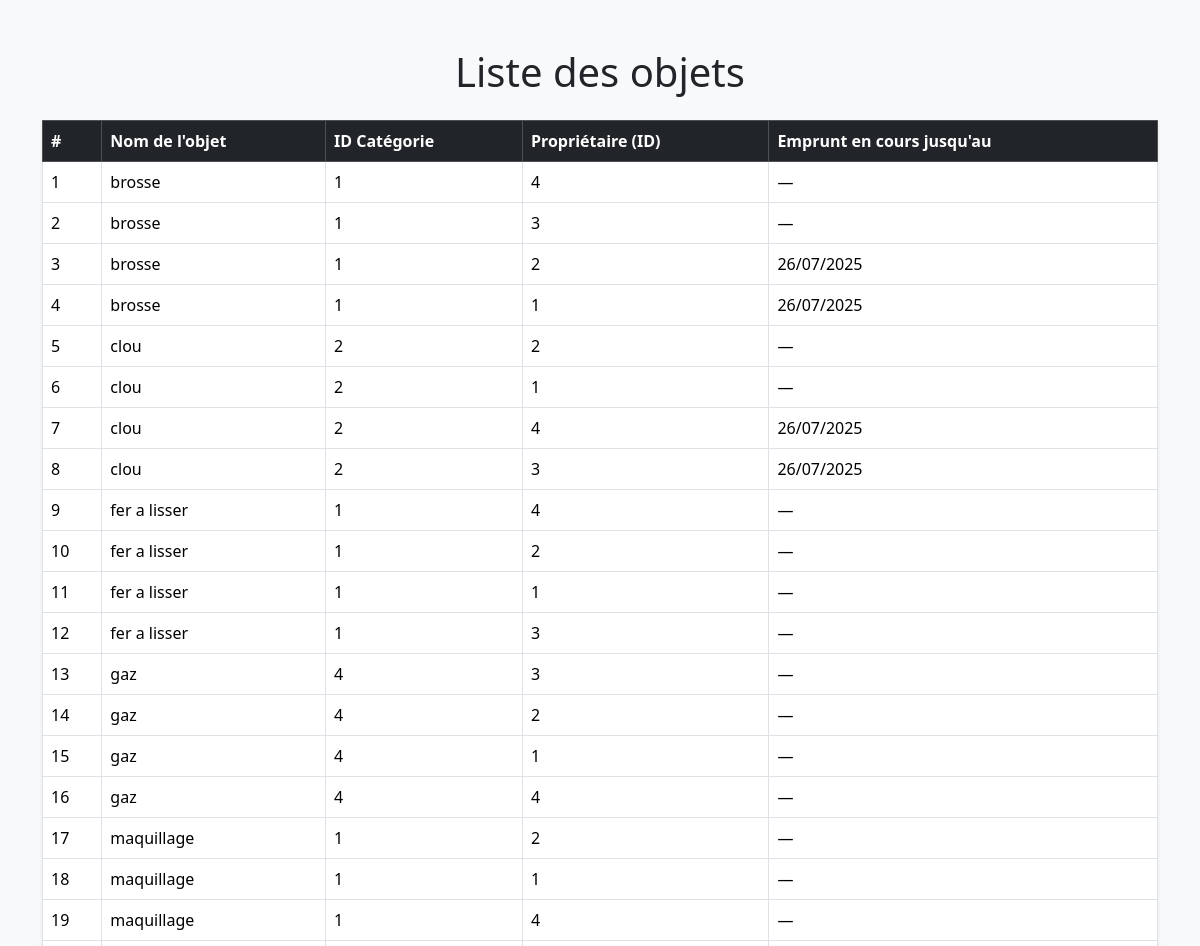
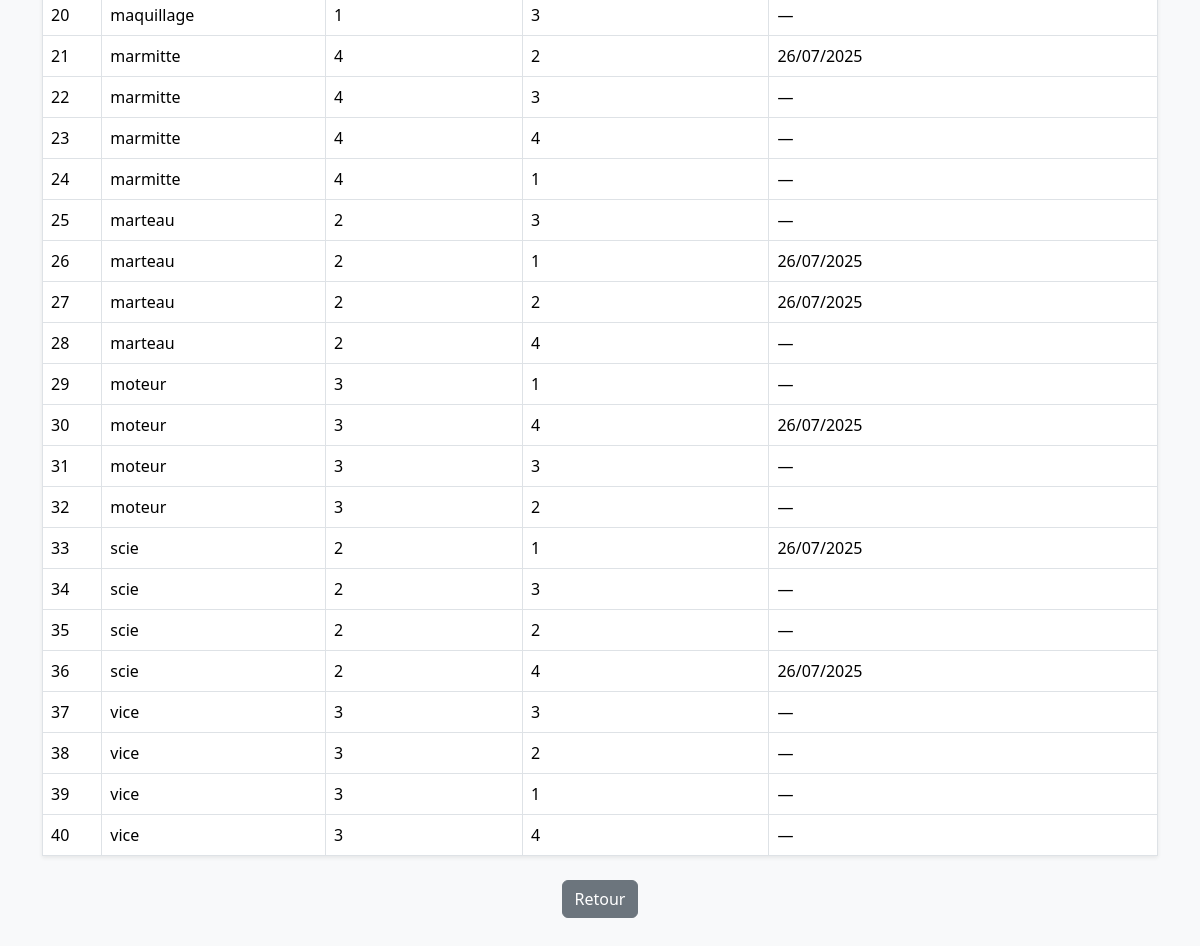
The app's page /pages/liste.php with its own data (2 pictures, top to bottom).
### tables this page shows
CREATE TABLE ExamS2_objet (
    id_objet  INT,
    nom_objet VARCHAR(100),
    id_categorie INT,
    id_membre  INT
);

CREATE TABLE ExamS2_emprunt (
    id_emprunt  INT,
    id_objet  INT,
    id_membre  INT,
    date_emprunt DATE,
    date_retour DATE
);

### inc/connexion.php (called while the page is built, shortened)
<?php
function connex()
{
    static $connex = null;
    if ($connex === null) {
        $connex = mysqli_connect('172.60.0.15', 'ETU004030', 'qmVBAuAk', 'db_s2_ETU004030');
        mysqli_set_charset($connex, 'utf8mb4');
    }
    return $connex;
}

### inc/function.php (called while the page is built, shortened)
<?php
require("connexion.php");
function get_all_objects()
{
    $sql = "SELECT
                o.id_objet,
                o.nom_objet,
                o.id_categorie,
                o.id_membre,
                e.date_retour
            FROM ExamS2_objet o
            LEFT JOIN ExamS2_emprunt e
                ON o.id_objet = e.id_objet
                AND (e.date_retour IS NULL OR e.date_retour > CURRENT_DATE)
            ORDER BY o.nom_objet ASC";
    $req = mysqli_query(connex(), $sql);
    $result = array();
    while ($row = mysqli_fetch_assoc($req)) {
        $result[] = $row;
    }
    return $result;
}
?>

### pages/liste.php (the view, shortened to what this page needs)
<?php
require('../inc/function.php');
$objets = get_all_objects();
?>
<!DOCTYPE html>
<html lang="fr">
<head>
    <link rel="stylesheet" href="../assets/bootstrap-5.3.5-dist/css/bootstrap.min.css">
</head>
<body class="bg-light">
<div class="container py-5">
    <h1 class="text-center mb-4"> Liste des objets</h1>
    <table class="table table-bordered table-hover shadow-sm bg-white">
        <thead class="table-dark">
            <tr>
                <th>#</th>
                <th>Nom de l'objet</th>
                <th>ID Catégorie</th>
                <th>Propriétaire (ID)</th>
                <th> Emprunt en cours jusqu'au</th>
            </tr>
        </thead>
        <tbody>
            <?php foreach ($objets as $index => $objet): ?>
                <tr>
                    <td><?= $index + 1 ?></td>
                    <td><?= htmlspecialchars($objet['nom_objet']) ?></td>
                    <td><?= $objet['id_categorie'] ?></td>
                    <td><?= $objet['id_membre'] ?></td>
                    <td>
                        <?= $objet['date_retour'] ? date('d/m/Y', strtotime($objet['date_retour'])) : '—' ?>
                    </td>
                </tr>
            <?php endforeach; ?>
        </tbody>
    </table>
    <div class="text-center mt-4">
        <a href="login.php" class="btn btn-secondary"> Retour</a>
    </div>
</div>
</body>
</html>

### records on screen
exams2_objet: nom_objet "brosse", id_categorie "1", id_membre "4"
exams2_objet: nom_objet "brosse", id_categorie "1", id_membre "3"
exams2_emprunt: id_objet.nom_objet "brosse", id_objet.id_categorie "1", id_objet.id_membre "2", date_retour "26/07/2025"
exams2_emprunt: id_objet.nom_objet "brosse", id_objet.id_categorie "1", id_objet.id_membre "1", date_retour "26/07/2025"
exams2_objet: nom_objet "clou", id_categorie "2", id_membre "2"
exams2_objet: nom_objet "clou", id_categorie "2", id_membre "1"
exams2_emprunt: id_objet.nom_objet "clou", id_objet.id_categorie "2", id_objet.id_membre "4", date_retour "26/07/2025"
exams2_emprunt: id_objet.nom_objet "clou", id_objet.id_categorie "2", id_objet.id_membre "3", date_retour "26/07/2025"
exams2_objet: nom_objet "fer a lisser", id_categorie "1", id_membre "4"
exams2_objet: nom_objet "fer a lisser", id_categorie "1", id_membre "2"
exams2_objet: nom_objet "fer a lisser", id_categorie "1", id_membre "1"
exams2_objet: nom_objet "fer a lisser", id_categorie "1", id_membre "3"
exams2_objet: nom_objet "gaz", id_categorie "4", id_membre "3"
exams2_objet: nom_objet "gaz", id_categorie "4", id_membre "2"
exams2_objet: nom_objet "gaz", id_categorie "4", id_membre "1"
exams2_objet: nom_objet "gaz", id_categorie "4", id_membre "4"
exams2_objet: nom_objet "maquillage", id_categorie "1", id_membre "2"
exams2_objet: nom_objet "maquillage", id_categorie "1", id_membre "1"
exams2_objet: nom_objet "maquillage", id_categorie "1", id_membre "4"
exams2_objet: nom_objet "maquillage", id_categorie "1", id_membre "3"
exams2_emprunt: id_objet.nom_objet "marmitte", id_objet.id_categorie "4", id_objet.id_membre "2", date_retour "26/07/2025"
exams2_objet: nom_objet "marmitte", id_categorie "4", id_membre "3"
exams2_objet: nom_objet "marmitte", id_categorie "4", id_membre "4"
exams2_objet: nom_objet "marmitte", id_categorie "4", id_membre "1"
exams2_objet: nom_objet "marteau", id_categorie "2", id_membre "3"
exams2_emprunt: id_objet.nom_objet "marteau", id_objet.id_categorie "2", id_objet.id_membre "1", date_retour "26/07/2025"
exams2_emprunt: id_objet.nom_objet "marteau", id_objet.id_categorie "2", id_objet.id_membre "2", date_retour "26/07/2025"
exams2_objet: nom_objet "marteau", id_categorie "2", id_membre "4"
exams2_objet: nom_objet "moteur", id_categorie "3", id_membre "1"
exams2_emprunt: id_objet.nom_objet "moteur", id_objet.id_categorie "3", id_objet.id_membre "4", date_retour "26/07/2025"
exams2_objet: nom_objet "moteur", id_categorie "3", id_membre "3"
exams2_objet: nom_objet "moteur", id_categorie "3", id_membre "2"
exams2_emprunt: id_objet.nom_objet "scie", id_objet.id_categorie "2", id_objet.id_membre "1", date_retour "26/07/2025"
exams2_objet: nom_objet "scie", id_categorie "2", id_membre "3"
exams2_objet: nom_objet "scie", id_categorie "2", id_membre "2"
exams2_emprunt: id_objet.nom_objet "scie", id_objet.id_categorie "2", id_objet.id_membre "4", date_retour "26/07/2025"
exams2_objet: nom_objet "vice", id_categorie "3", id_membre "3"
exams2_objet: nom_objet "vice", id_categorie "3", id_membre "2"
exams2_objet: nom_objet "vice", id_categorie "3", id_membre "1"
exams2_objet: nom_objet "vice", id_categorie "3", id_membre "4"
